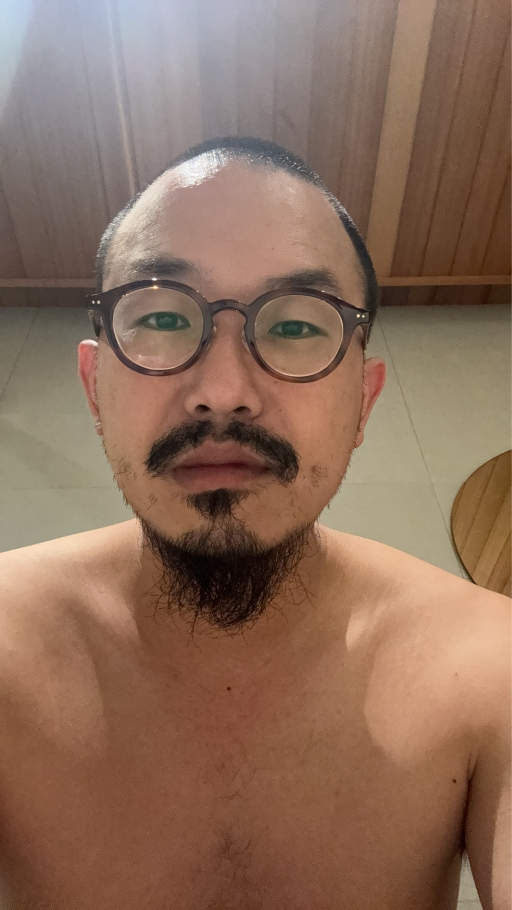
#> input picture 觀眾臉孔照片/IMG_3673.JPG, 1536 x 2730 px (shown at 1/3 size); its folder holds only this picture in this run
$ python -i selected_offspring_analysis.py   (imports and definitions only)
#> lines starting #> are read from the running program, lines starting #| are printed output that depends on the picture
import json
import os
from collections import Counter, defaultdict
from dataclasses import dataclass, asdict
from typing import Dict, List, Tuple, Optional

from PIL import Image, ImageFilter, ImageStat, ImageChops


BASE_DIR = os.path.abspath(os.path.join(os.path.dirname(__file__), "../../.."))
SELECTED_DIR = os.path.join(BASE_DIR, "夜遊 - 毛刺", "選中的後代")
METADATA_DIR = os.path.join(BASE_DIR, "backend", "metadata")
OFFSPRING_IMG_DIR = os.path.join(BASE_DIR, "backend", "offspring_images")


@dataclass
class VisualFeatures:
    width: int
    height: int
    aspect_ratio: float
    mean_luminance: float
    luminance_std: float
    mean_saturation: float
    dominant_hue_bin: int
    edge_density: float
    symmetry_h: float
    palette_hex: List[str]


def _safe_open_image(path: str) -> Optional[Image.Image]:
    try:
        return Image.open(path).convert("RGB")
    except Exception:
        return None


def _resize(image: Image.Image, max_side: int = 512) -> Image.Image:
    w, h = image.size
    scale = min(1.0, float(max_side) / float(max(w, h)))
    if scale < 1.0:
        return image.resize((int(w * scale), int(h * scale)), Image.LANCZOS)
    return image


def _compute_palette(image: Image.Image, k: int = 5) -> List[str]:
    # Adaptive palette quantization
    pal = image.convert("P", palette=Image.ADAPTIVE, colors=k)
    palette = pal.getpalette()[: k * 3]
    colors = [tuple(palette[i:i+3]) for i in range(0, len(palette), 3)]
    # Sort by frequency using histogram of palette indices
    hist = pal.histogram()
    idx_freq = sorted(((hist[i], i) for i in range(256)), reverse=True)
    seen = set()
    ordered = []
    for _, idx in idx_freq:
        if len(ordered) >= k:
            break
        if idx < len(colors):
            c = colors[idx]
            if c not in seen:
                ordered.append(c)
                seen.add(c)
    def to_hex(c: Tuple[int, int, int]) -> str:
        return "#%02x%02x%02x" % c
    return [to_hex(c) for c in ordered]


def _hsv_stats(image: Image.Image) -> Tuple[float, int]:
    hsv = image.convert("HSV")
    h, s, v = hsv.split()
    # Mean saturation
    mean_s = ImageStat.Stat(s).mean[0] / 255.0
    # Dominant hue bin (12 bins)
    h_small = h.resize((128, 128), Image.NEAREST)
    hist = h_small.histogram()
    # Hue is 0..255, map to 12 bins
    bins = [0] * 12
    for i, count in enumerate(hist):
        b = int(i / 256.0 * 12)
        if b >= 12:
            b = 11
        bins[b] += count
    dominant_bin = max(range(12), key=lambda i: bins[i])
    return mean_s, dominant_bin


def _luminance_stats(image: Image.Image) -> Tuple[float, float]:
    gray = image.convert("L")
    st = ImageStat.Stat(gray)
    mean_l = st.mean[0] / 255.0
    std_l = st.stddev[0] / 255.0
    return mean_l, std_l


def _edge_density(image: Image.Image) -> float:
    edges = image.filter(ImageFilter.FIND_EDGES).convert("L")
    mean_edge = ImageStat.Stat(edges).mean[0] / 255.0
    return mean_edge


def _horizontal_symmetry(image: Image.Image) -> float:
    gray = image.convert("L")
    w, h = gray.size
    left = gray.crop((0, 0, w // 2, h))
    right = gray.crop((w - w // 2, 0, w, h)).transpose(Image.FLIP_LEFT_RIGHT)
    # Pad if widths differ (odd width)
    if left.size != right.size:
        min_w = min(left.size[0], right.size[0])
        left = left.crop((0, 0, min_w, h))
        right = right.crop((0, 0, min_w, h))
    diff = ImageChops.difference(left, right)
    mean_diff = ImageStat.Stat(diff).mean[0] / 255.0
    return max(0.0, 1.0 - mean_diff)


def compute_visual_features(path: str) -> Optional[VisualFeatures]:
    img = _safe_open_image(path)
#> in _safe_open_image, returned value is the input picture: PIL image 1536x2730 RGB; mean R, G, B 140.2, 109.9, 91.5
    if img is None:
        return None
    img = _resize(img, max_side=768)
    w, h = img.size
    aspect = w / float(h) if h else 0.0
    mean_l, std_l = _luminance_stats(img)
#> in _luminance_stats, `gray = image.convert("L")`:
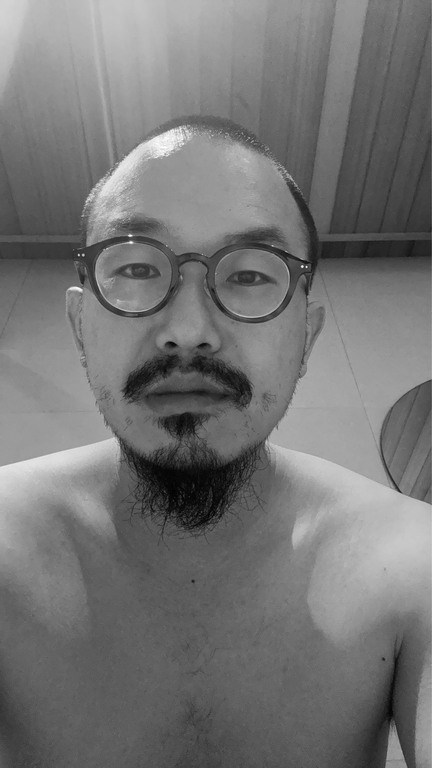
#> gray: PIL image 432x768 L; min 2, max 255, mean 116.9
#> in _luminance_stats, `mean_l = st.mean[0] / 255.0`: mean_l = 0.458
#> in _luminance_stats, `std_l = st.stddev[0] / 255.0`: std_l = 0.153
#> mean_l = 0.458; std_l = 0.153
    mean_s, hue_bin = _hsv_stats(img)
#> in _hsv_stats, `h, s, v = hsv.split()`:
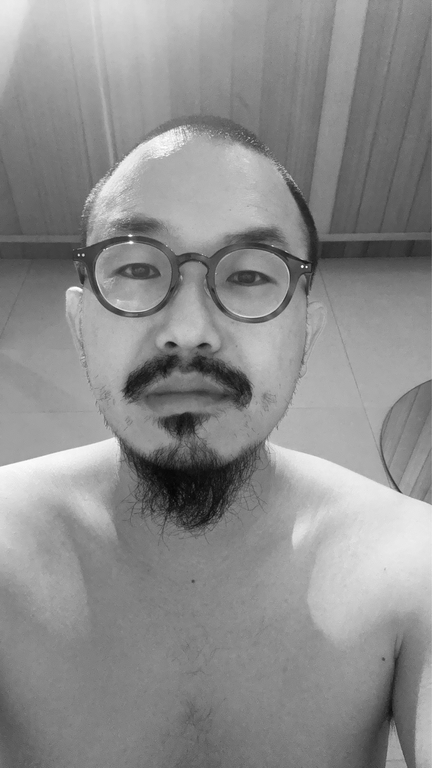
#> v: PIL image 432x768 L; min 4, max 255, mean 141.1
#> in _hsv_stats, `mean_s = ImageStat.Stat(s).mean[0] / 255.0`: mean_s = 0.377
#> in _hsv_stats, `h_small = h.resize((128, 128), Image.NEAREST)`:
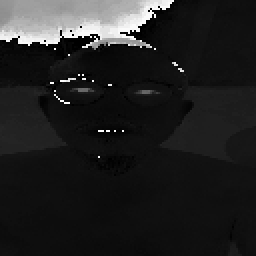
#> h_small: PIL image 128x128 L (shown 2 times larger); min 0, max 254, mean 33.9
#> in _hsv_stats, `hist = h_small.histogram()`: hist = 256 values, max 2167 at index 16, min 0 at index 39, mean 64
#> the loop in _hsv_stats, `for i, count in enumerate(hist):` made 256 passes
#> count on passes 1 to 3: 141, 7, 44
#> after the loop in _hsv_stats, `for i, count in enumerate(hist):`: bins = [12454, 2280, 12, 7, 18, 3, 66, 538, 354, 112, 185, 355]
#> in _hsv_stats, `dominant_bin = max(range(12), key=lambda i: bins[i])`: dominant_bin = 0
#> mean_s = 0.377; hue_bin = 0
    edges = _edge_density(img)
#> in _edge_density, `edges = image.filter(ImageFilter.FIND_EDGES).convert("L")`:
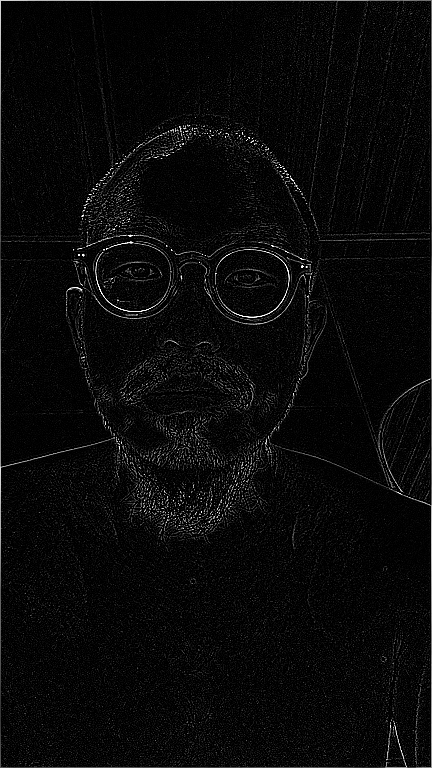
#> edges: PIL image 432x768 L; min 0, max 255, mean 9.6
#> in _edge_density, `mean_edge = ImageStat.Stat(edges).mean[0] / 255.0`: mean_edge = 0.0377
#> edges = 0.0377
    sym_h = _horizontal_symmetry(img)
#> in _horizontal_symmetry, `right = gray.crop((w - w // 2, 0, w, h)).transpose(Image.FLIP_LEFT_RIG..`:
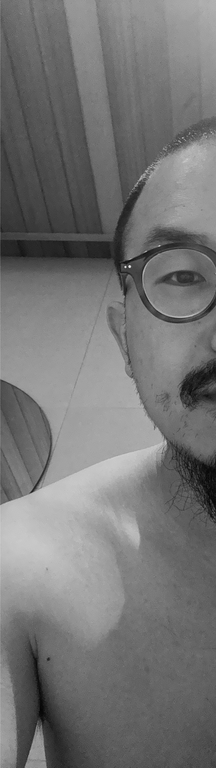
#> right: PIL image 216x768 L; min 4, max 246, mean 116.4
#> in _horizontal_symmetry, `diff = ImageChops.difference(left, right)`:
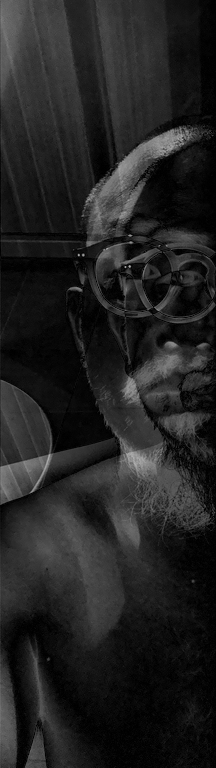
#> diff: PIL image 216x768 L; min 0, max 177, mean 34.3
#> in _horizontal_symmetry, `mean_diff = ImageStat.Stat(diff).mean[0] / 255.0`: mean_diff = 0.134
#> sym_h = 0.866
    palette = _compute_palette(img, k=5)
#> in _compute_palette, `pal = image.convert("P", palette=Image.ADAPTIVE, colors=k)`:
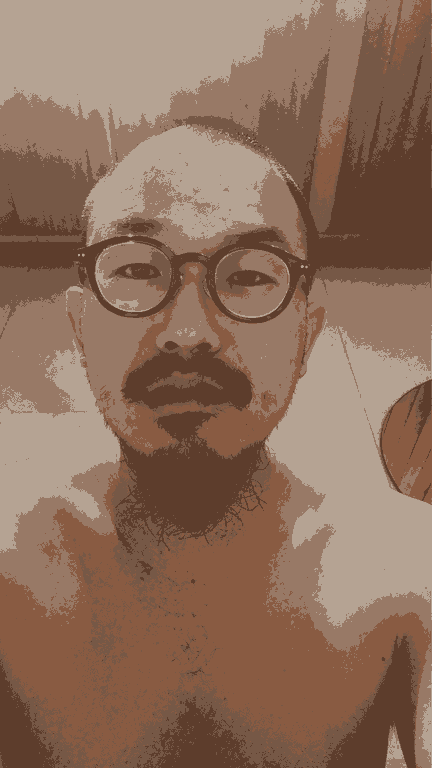
#> pal: PIL image 432x768 P; mean R, G, B 141.5, 110.6, 91.5
#> in _compute_palette, `palette = pal.getpalette()[: k * 3]`: palette = [181, 163, 147, 152, 121, 102, 137, 91, 66, 118, 88, 70, 93, 61, 44]
#> in _compute_palette, `colors = [tuple(palette[i:i+3]) for i in range(0, len(palette), 3)]`: colors = [(181, 163, 147), (152, 121, 102), (137, 91, 66), (118, 88, 70), (93, 61, 44)]
#> in _compute_palette, `hist = pal.histogram()`: hist = 256 values, max 82114 at index 0, min 0 at index 5, mean 1296
#> in _compute_palette, `idx_freq = sorted(((hist[i], i) for i in range(256)), reverse=True)`: idx_freq = 256 pairs, first value 0 to 82114, second value 0 to 255
#> the loop in _compute_palette, `for _, idx in idx_freq:` made 6 passes
#> (idx, c) on passes 1 to 5: (0, (181, 163, 147)), (1, (152, 121, 102)), (2, (137, 91, 66)), (4, (93, 61, 44)), (3, (118, 88, 70))
#> after the loop in _compute_palette, `for _, idx in idx_freq:`: ordered = [(181, 163, 147), (152, 121, 102), (137, 91, 66), (93, 61, 44), (118, 88, 70)]; seen = 5 items
#> palette = ['#b5a393', '#987966', '#895b42', '#5d3d2c', '#765846']
    return VisualFeatures(
        width=w,
        height=h,
        aspect_ratio=aspect,
        mean_luminance=mean_l,
        luminance_std=std_l,
        mean_saturation=mean_s,
        dominant_hue_bin=hue_bin,
        edge_density=edges,
        symmetry_h=sym_h,
        palette_hex=palette,
    )


# [144 lines left out: functions load_selected_offspring, load_metadata_for, parent_type, summarize_kinship, summarize_visuals, main, not called in this run]


# [2 lines not run here, left out]

>>> result = compute_visual_features('../../../觀眾臉孔照片/IMG_3673.JPG')

$ run again, on 觀眾臉孔照片/IMG_3694.JPG
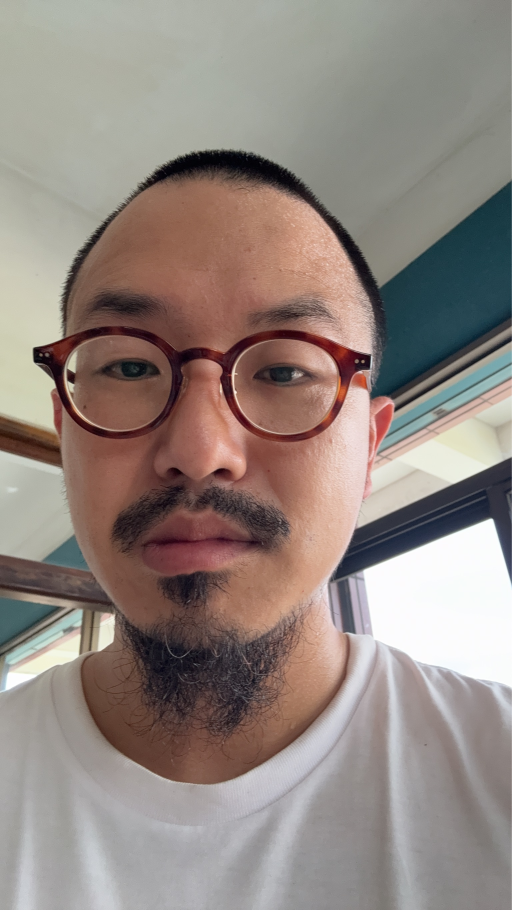
#> input picture 觀眾臉孔照片/IMG_3694.JPG, 1536 x 2730 px (shown at 1/3 size)
#> in _safe_open_image, returned value is the input picture: PIL image 1536x2730 RGB; mean R, G, B 146.7, 134.7, 128.6
#> in _luminance_stats, `mean_l = st.mean[0] / 255.0`: mean_l = 0.54
#> in _luminance_stats, `std_l = st.stddev[0] / 255.0`: std_l = 0.209
#> in compute_visual_features, `mean_l, std_l = _luminance_stats(img)`: mean_l = 0.54; std_l = 0.209
#> hsv: PIL image 432x768 HSV; mean H, S, V 69.7, 49.4, 149.9
#> in _hsv_stats, `mean_s = ImageStat.Stat(s).mean[0] / 255.0`: mean_s = 0.194
#> in _hsv_stats, `hist = h_small.histogram()`: hist = 256 values, max 740 at index 56, min 0 at index 62, mean 64
#> the loop in _hsv_stats, `for i, count in enumerate(hist):` made 256 passes
#> count on passes 1 to 3: 633, 55, 107
#> after the loop in _hsv_stats, `for i, count in enumerate(hist):`: bins = [6605, 1716, 3301, 246, 103, 156, 827, 1272, 581, 303, 443, 831]
#> dominant_bin = 0
#> in compute_visual_features, `mean_s, hue_bin = _hsv_stats(img)`: mean_s = 0.194; hue_bin = 0
#> mean_edge = 0.0407
#> in _horizontal_symmetry, `diff = ImageChops.difference(left, right)`:
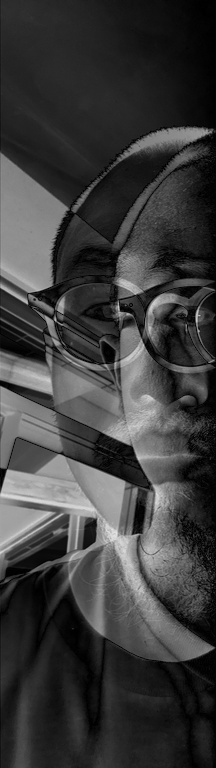
#> diff: PIL image 216x768 L; min 0, max 230, mean 60
#> mean_diff = 0.235
#> sym_h = 0.765
#> in _compute_palette, `pal = image.convert("P", palette=Image.ADAPTIVE, colors=k)`:
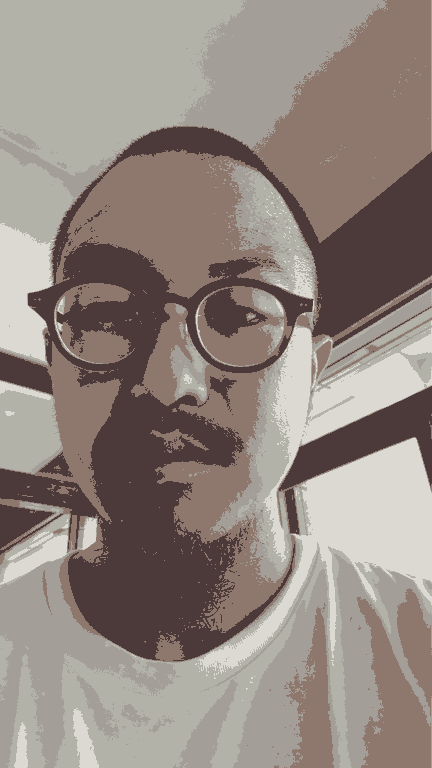
#> pal: PIL image 432x768 P; mean R, G, B 147.2, 135.8, 128.9
#> in _compute_palette, `palette = pal.getpalette()[: k * 3]`: palette = [220, 217, 210, 179, 178, 169, 164, 158, 152, 142, 120, 109, 75, 58, 57]
#> colors = [(220, 217, 210), (179, 178, 169), (164, 158, 152), (142, 120, 109), (75, 58, 57)]
#> in _compute_palette, `hist = pal.histogram()`: hist = 256 values, max 88182 at index 3, min 0 at index 5, mean 1296
#> idx_freq = 256 pairs, first value 0 to 88182, second value 0 to 255
#> the loop in _compute_palette, `for _, idx in idx_freq:` made 6 passes
#> (idx, c) on passes 1 to 5: (3, (142, 120, 109)), (4, (75, 58, 57)), (1, (179, 178, 169)), (2, (164, 158, 152)), (0, (220, 217, 210))
#> after the loop in _compute_palette, `for _, idx in idx_freq:`: ordered = [(142, 120, 109), (75, 58, 57), (179, 178, 169), (164, 158, 152), (220, 217, 210)]; seen = 5 items
#> in compute_visual_features, `palette = _compute_palette(img, k=5)`: palette = ['#8e786d', '#4b3a39', '#b3b2a9', '#a49e98', '#dcd9d2']

$ run again, on 觀眾臉孔照片/IMG_4402.JPG
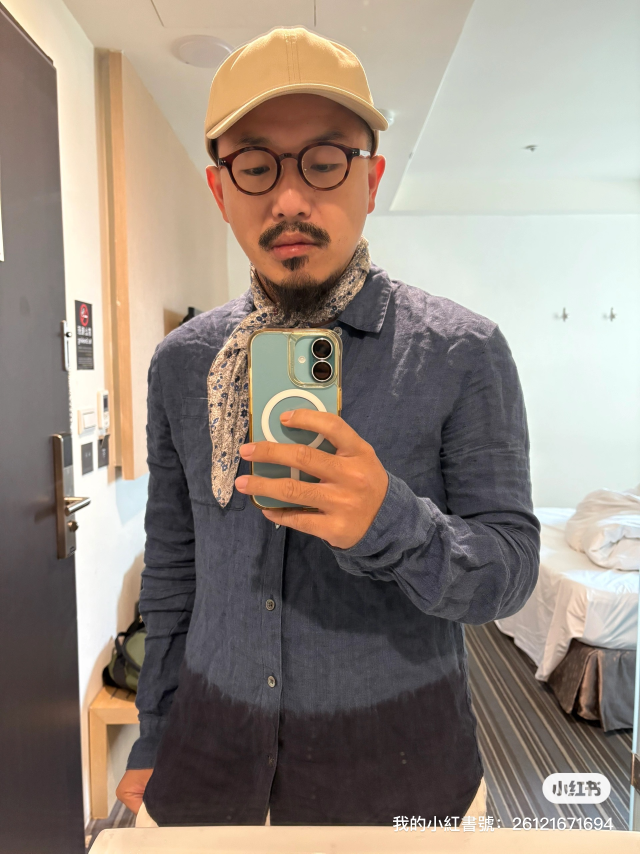
#> input picture 觀眾臉孔照片/IMG_4402.JPG, 1920 x 2560 px (shown at 1/3 size)
#> in _safe_open_image, returned value is the input picture: PIL image 1920x2560 RGB; mean R, G, B 150.6, 138.5, 128.3
#> in _luminance_stats, `mean_l = st.mean[0] / 255.0`: mean_l = 0.553
#> in _luminance_stats, `std_l = st.stddev[0] / 255.0`: std_l = 0.28
#> in compute_visual_features, `mean_l, std_l = _luminance_stats(img)`: mean_l = 0.553; std_l = 0.28
#> hsv: PIL image 576x768 HSV; mean H, S, V 89.2, 46.6, 153.9
#> in _hsv_stats, `mean_s = ImageStat.Stat(s).mean[0] / 255.0`: mean_s = 0.183
#> in _hsv_stats, `hist = h_small.histogram()`: hist = 256 values, max 1196 at index 177, min 0 at index 41, mean 64
#> the loop in _hsv_stats, `for i, count in enumerate(hist):` made 256 passes
#> count on passes 1 to 3: 434, 4, 38
#> after the loop in _hsv_stats, `for i, count in enumerate(hist):`: bins = [5149, 2847, 401, 843, 727, 1168, 213, 944, 2325, 131, 210, 1426]
#> dominant_bin = 0
#> in compute_visual_features, `mean_s, hue_bin = _hsv_stats(img)`: mean_s = 0.183; hue_bin = 0
#> mean_edge = 0.0528
#> in _horizontal_symmetry, `diff = ImageChops.difference(left, right)`:
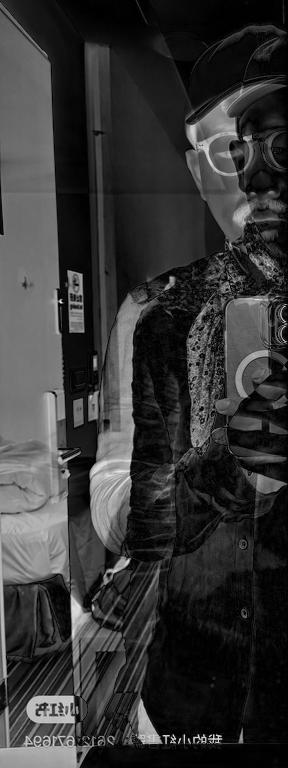
#> diff: PIL image 288x768 L; min 0, max 232, mean 53
#> mean_diff = 0.208
#> sym_h = 0.792
#> in _compute_palette, `pal = image.convert("P", palette=Image.ADAPTIVE, colors=k)`:
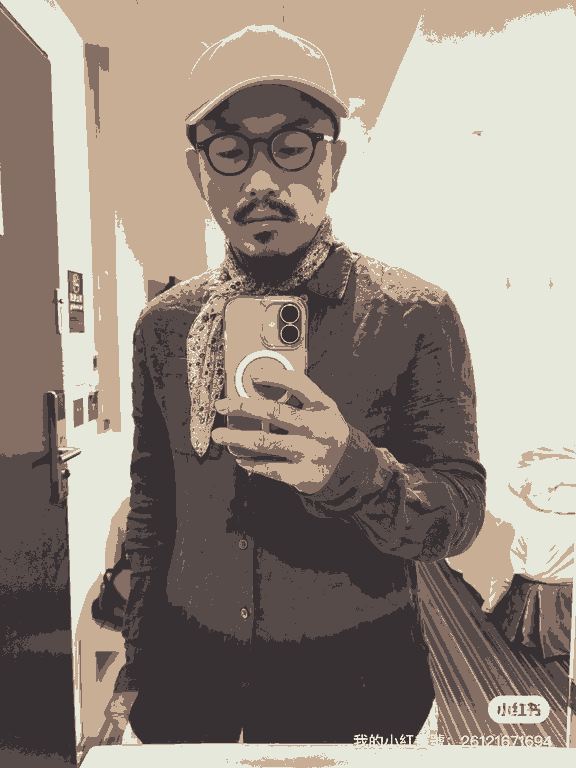
#> pal: PIL image 576x768 P; mean R, G, B 150.3, 138.7, 128.9
#> in _compute_palette, `palette = pal.getpalette()[: k * 3]`: palette = [231, 232, 220, 200, 174, 148, 133, 110, 99, 87, 75, 74, 55, 49, 52]
#> colors = [(231, 232, 220), (200, 174, 148), (133, 110, 99), (87, 75, 74), (55, 49, 52)]
#> in _compute_palette, `hist = pal.histogram()`: hist = 256 values, max 122618 at index 0, min 0 at index 5, mean 1728
#> idx_freq = 256 pairs, first value 0 to 122618, second value 0 to 255
#> the loop in _compute_palette, `for _, idx in idx_freq:` made 6 passes
#> (idx, c) on passes 1 to 5: (0, (231, 232, 220)), (1, (200, 174, 148)), (4, (55, 49, 52)), (3, (87, 75, 74)), (2, (133, 110, 99))
#> after the loop in _compute_palette, `for _, idx in idx_freq:`: ordered = [(231, 232, 220), (200, 174, 148), (55, 49, 52), (87, 75, 74), (133, 110, 99)]; seen = 5 items
#> in compute_visual_features, `palette = _compute_palette(img, k=5)`: palette = ['#e7e8dc', '#c8ae94', '#373134', '#574b4a', '#856e63']
